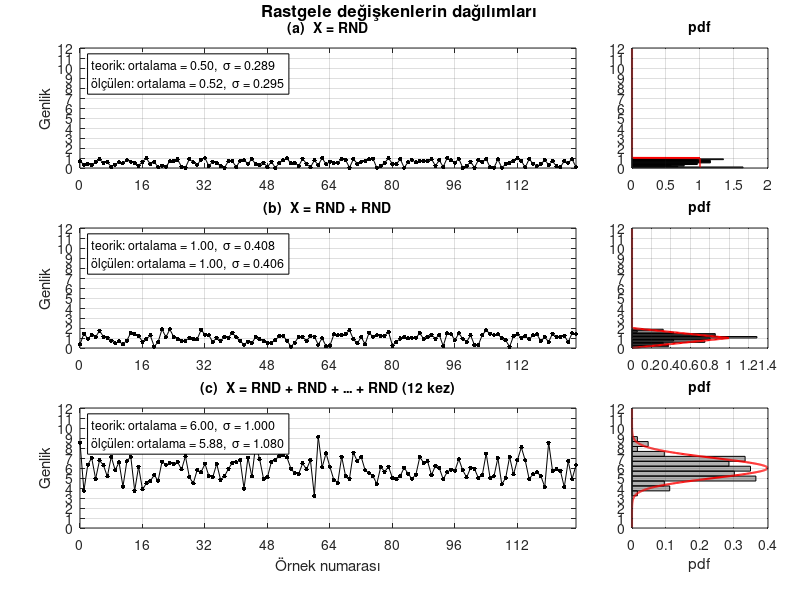

MATLAB code for this plot:
clc; clear; close all;

N = 128;
n = 0:N-1;

x = { rand(1, N), ...
      rand(1, N) + rand(1, N), ...
      sum(rand(12, N), 1) };

baslik = {'(a)  X = RND', '(b)  X = RND + RND', '(c)  X = RND + RND + ... + RND (12 kez)'};
ort    = [0.5, 1, 6];
sigma  = [1/sqrt(12), 1/sqrt(6), 1];

yy = linspace(0, 12, 1000);
pdfT = { double(yy >= 0 & yy <= 1), ...
         max(0, 1 - abs(yy - 1)), ...
         exp(-(yy - 6).^2 / 2) / sqrt(2*pi) };

figure('Color', 'w', 'Position', [100 50 1000 800]);

for k = 1:3
    axes('Position', [0.10, 0.72 - 0.30*(k-1), 0.62, 0.20], 'FontSize', 9);
    plot(n, x{k}, 'k.-', 'MarkerSize', 10);
    axis([0 N-1 0 12]);
    xticks(0:16:112); yticks(0:12);
    grid on;
    if k == 3, xlabel('Örnek numarası'); end
    ylabel('Genlik');
    title(baslik{k}, 'FontSize', 10);
    text(3, 11, sprintf(['teorik: ortalama = %.2f,  \\sigma = %.3f\n' ...
                         'ölçülen: ortalama = %.2f,  \\sigma = %.3f'], ...
                        ort(k), sigma(k), mean(x{k}), std(x{k})), ...
         'VerticalAlignment', 'top', 'BackgroundColor', 'w', 'EdgeColor', 'k', 'FontSize', 9);

    axes('Position', [0.79, 0.72 - 0.30*(k-1), 0.17, 0.20], 'FontSize', 9);
    if exist('histogram', 'file') || exist('histogram', 'builtin')
        histogram(x{k}, 'Normalization', 'pdf', 'Orientation', 'horizontal', ...
                  'FaceColor', [0.7 0.7 0.7]);
    else
        [adet, merkez] = hist(x{k}, 12);
        genislik = merkez(2) - merkez(1);
        barh(merkez, adet / (N * genislik), 1, 'FaceColor', [0.7 0.7 0.7]);
    end
    hold on;
    plot(pdfT{k}, yy, 'r', 'LineWidth', 1.5);
    hold off;
    ylim([0 12]); yticks(0:12);
    grid on;
    if k == 3, xlabel('pdf'); end
    title('pdf', 'FontSize', 10);
end

if exist('sgtitle', 'file') || exist('sgtitle', 'builtin')
    sgtitle('Rastgele değişkenlerin dağılımları', 'FontWeight', 'bold');
else
    axes('Position', [0 0.96 1 0.04], 'Visible', 'off');
    text(0.5, 0.5, 'Rastgele değişkenlerin dağılımları', 'HorizontalAlignment', 'center', ...
         'FontWeight', 'bold', 'FontSize', 12);
end
